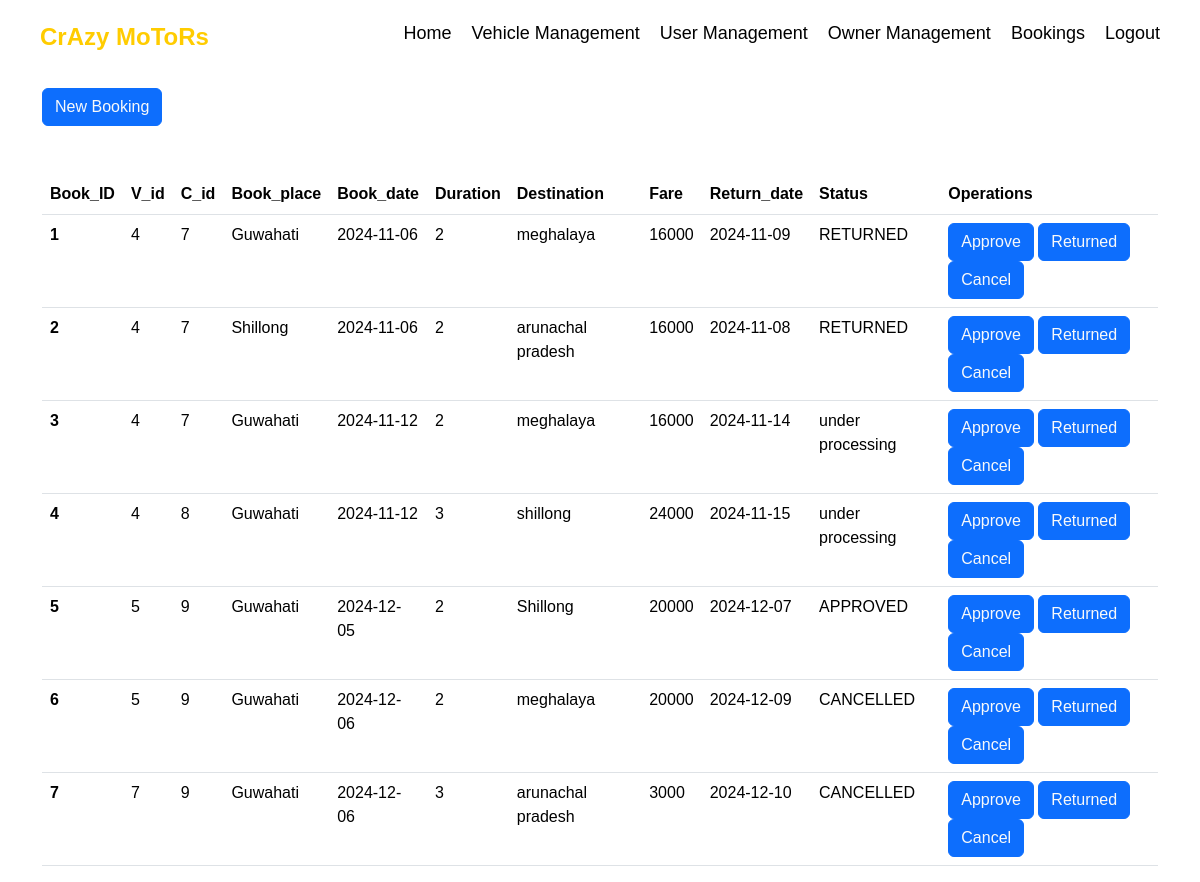
The app's page /admin_bookingdisplay.php with its own data.
### tables this page shows
CREATE TABLE `booking` (
  `book_id` int(10) NOT NULL,
  `v_id` int(10) NOT NULL,
  `c_id` int(10) NOT NULL,
  `book_place` varchar(50) NOT NULL,
  `book_dt` date NOT NULL,
  `duration` int(10) NOT NULL,
  `destination` varchar(50) NOT NULL,
  `fare` int(10) NOT NULL,
  `ret_dt` date NOT NULL,
  `status` varchar(50) DEFAULT 'under processing'
);

### admin_bookingdisplay.php (the view, shortened to what this page needs)
<?php
include 'connect.php';
?>
<!DOCTYPE html>
<html lang="en">
<head>
  <link href="https://cdn.jsdelivr.net/npm/bootstrap@5.3.3/dist/css/bootstrap.min.css" rel="stylesheet">
</head>
<body>
<div class="navbar">
    <div class="icon">
      <h2 class="logo">CrAzy MoToRs</h2>
    </div>
    <div class="menu">
      <ul>
        <li><a href="admin_dash.php">Home</a></li>
        <li><a href="admin_vehicledisplay.php">Vehicle Management</a></li>
        <li><a href="admin_userdisplay.php">User Management</a></li>
        <li><a href="admin_ownerdisplay.php">Owner Management</a></li>
        <li><a href="admin_bookingdisplay.php">Bookings</a></li>
        <li><a href="homepage.php">Logout</a></li>
      </ul>
    </div>
  </div>
  <div class="container form">
    <button class=" btn btn-primary my-5">
      <a href="car_details.php" class="text-light" style="text-decoration: none">New Booking</a>
    </button>
    <table class="table">
      <thead>
        <tr>
          <th scope="col">Book_ID</th>
          <th scope="col">V_id </th>
          <th scope="col">C_id </th>
          <th scope="col">Book_place</th>
          <th scope="col">Book_date</th>
          <th scope="col">Duration</th>
          <th scope="col">Destination</th>
          <th scope="col">Fare</th>
          <th scope="col">Return_date</th>
          <th scope="col">Status</th>
          <th scope="col">Operations</th>
        </tr>
      </thead>
      <tbody>
        <?php
        $sql = "select * from booking";
        $result = mysqli_query($conn, $sql);
        if ($result) {
          while ($row = mysqli_fetch_assoc($result)) {
            $book_id = $row['book_id'];
            $v_id = $row['v_id'];
            $c_id = $row['c_id'];
            $book_place = $row['book_place'];
            $book_dt = $row['book_dt'];
            $duration = $row['duration'];
            $destination = $row['destination'];
            $fare = $row['fare'];
            $ret_dt = $row['ret_dt'];
            $status = $row['status'];
            echo '<tr>
        <th scope="row">' . $book_id . '</th>
        <td>' . $v_id . '</td>
        <td>' . $c_id . '</td>
        <td>' . $book_place . '</td>
        <td>' . $book_dt . '</td>
        <td>' . $duration . '</td>
        <td>' . $destination . '</td>
        <td>' . $fare . '</td>
        <td>' . $ret_dt . '</td>
        <td>' . $status . '</td>
        <td>
          <button class=" btn btn-primary">
      <a href="admin_bookingapprove.php?b_id=' . $book_id . '" class="text-light" style="text-decoration: none">Approve</a>
    </button>
          <button class=" btn btn-primary">
      <a href="admin_return.php?b_id='. $book_id.'>" class="text-light" style="text-decoration: none">Returned</a>
    </button>
          <button class=" btn btn-primary">
      <a href="admin_cancel.php?b_id='. $book_id.'>" class="text-light" style="text-decoration: none">Cancel</a>
    </button>
        </td>
      </tr>';
          }
        }
        ?>
      </tbody>
    </table>
  </div>
</body>
</html>

### admin_bookingdisplay.php (style rules this page uses)
* { margin: 0; padding: 0; box-sizing: border-box; font-family: Arial, sans-serif; }
.form { margin-top: 40px; }
.navbar { display: flex; justify-content: space-between; align-items: center; padding: 20px 40px; position: fixed; top: 0; left: 0; width: 100%; z-index: 1000; }
.icon .logo { font-size: 24px; font-weight: bold; color: #ffcc00; }
.menu ul { display: flex; list-style: none; }
.menu ul li { margin-left: 20px; }
.menu ul li a { color: black; text-decoration: none; font-size: 18px; transition: color 0.3s ease; }

### records on screen
booking: book_id "1", v "4", c "7", book_place "Guwahati", book_dt "2024-11-06", duration "2", destination "meghalaya", fare "16000", ret_dt "2024-11-09", status "RETURNED"
booking: book_id "2", v "4", c "7", book_place "Shillong", book_dt "2024-11-06", duration "2", destination "arunachal pradesh", fare "16000", ret_dt "2024-11-08", status "RETURNED"
booking: book_id "3", v "4", c "7", book_place "Guwahati", book_dt "2024-11-12", duration "2", destination "meghalaya", fare "16000", ret_dt "2024-11-14", status "under processing"
booking: book_id "4", v "4", c "8", book_place "Guwahati", book_dt "2024-11-12", duration "3", destination "shillong", fare "24000", ret_dt "2024-11-15", status "under processing"
booking: book_id "5", v "5", c "9", book_place "Guwahati", book_dt "2024-12-05", duration "2", destination "Shillong", fare "20000", ret_dt "2024-12-07", status "APPROVED"
booking: book_id "6", v "5", c "9", book_place "Guwahati", book_dt "2024-12-06", duration "2", destination "meghalaya", fare "20000", ret_dt "2024-12-09", status "CANCELLED"
booking: book_id "7", v "7", c "9", book_place "Guwahati", book_dt "2024-12-06", duration "3", destination "arunachal pradesh", fare "3000", ret_dt "2024-12-10", status "CANCELLED"
